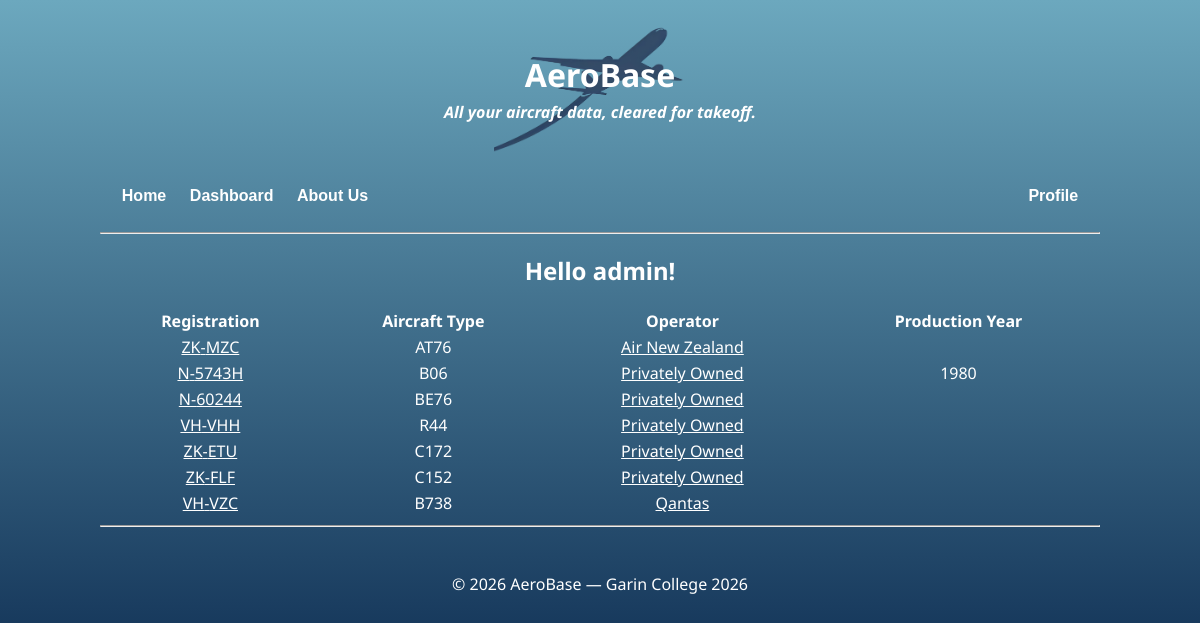
Screenshot of /database/aircraft (signed in) with the database file from the repository.
### app.py (models this page shows)
class Aircraft(db.Model):
    id = db.Column(db.Integer, primary_key = True)
    registration = db.Column(db.String(10), nullable = False)
    year_produced = db.Column(db.Integer, nullable = True)
    operator_id = db.Column(db.String(3), db.ForeignKey("operator.icao"), nullable=False)
    registration_prefix = db.Column(db.String(5), db.ForeignKey("registration_prefix.prefix"), nullable=False)
    manufacturer_id = db.Column(db.Integer, db.ForeignKey("manufacturer.manufacturer_id"), nullable=False)
    user_id = db.Column(db.Integer, db.ForeignKey("user.id"), nullable = True)
    date_time = db.Column(db.DateTime, server_default=db.func.now(), onupdate=db.func.now(), nullable=False)
    __table_args__ = ( # Checks that the combination of the prefix and registration are unique, so something like ZK-ABC can exist, but so can VH-ABC and not a second ZK-ABC.
        db.UniqueConstraint(
            "registration_prefix",
            "registration",
            name = "unique_registration"
        ),
    )
    operator = db.relationship(
        "Operator",
        back_populates = "aircrafts"
    )
    prefix = db.relationship(
        "RegistrationPrefix",
        back_populates = "aircrafts"
    )
    manufacturer = db.relationship(
        "Manufacturer",
        back_populates = "aircrafts"
    )
    user = db.relationship(
        "User",
        back_populates = "aircrafts"
    )

class Manufacturer(db.Model):
    manufacturer_id = db.Column(db.Integer, primary_key = True)
    type_icao = db.Column(db.String(4), nullable = False)
    manufacturer_name = db.Column(db.String(50), nullable = False)
    model_name = db.Column(db.String(50), nullable = False)
    wake_cat = db.Column(db.String(1), nullable = False)
    operators = db.relationship(
        "Operator",
        secondary = manufacturer_operator,
        back_populates = "manufacturers"
    )
    aircrafts = db.relationship(
        "Aircraft",
        back_populates = "manufacturer"
    )

class Operator(db.Model):
    icao = db.Column(db.String(3), primary_key = True)
    hub_icao = db.Column(db.String(4), nullable = False)
    year_founded = db.Column(db.Integer, nullable = False)
    operator_name = db.Column(db.String(25), nullable = False)
    user_id = db.Column(db.Integer, db.ForeignKey("user.id"), nullable = True)
    date_time = db.Column(db.DateTime, server_default=db.func.now(), onupdate=db.func.now(), nullable=False)
    manufacturers = db.relationship(
        "Manufacturer",
        secondary = manufacturer_operator,
        back_populates = "operators"
    )
    aircrafts = db.relationship(
        "Aircraft",
        back_populates = "operator"
    )
    user = db.relationship(
        "User",
        back_populates = "operators"
    )

### app.py (the view)
    @app.route("/database/aircraft")
    def dbaircraft():
        aircraft = Aircraft.query.order_by(Aircraft.operator_id, Aircraft.registration_prefix, Aircraft.registration).all() # Pulls all aircraft from the database
        if "user" in session:
            return render_template(
                "aircraft.html",
                page_title = "Database (Aircraft)",
                user=session["user"],
                aircrafts=aircraft
            )
        else:
            return redirect(url_for("login"))

### app.py (called while the page is built)
@app.context_processor
def inject_user():
   return{
       "logged_in": "user" in session
   }

### templates/aircraft.html
{% extends "layout.html" %}
{% block content %}
<h2 style="color: #ffffff;">Hello {{user}}!</h2>
<table style="width: 100%; color:#ffffff;">
    <tr>
        <th>Registration</th>
        <th>Aircraft Type</th>
        <th>Operator</th>
        <th>Production Year</th>
    </tr>
    {% for aircraft in aircrafts %}
    <tr>
        <td><a href="/database/aircraft/{{ aircraft.id }}" style="color:#ffffff">{{aircraft.registration_prefix}}-{{aircraft.registration}}</a></td>
        <td>{{aircraft.manufacturer.type_icao}}</td>
        <td><a href="/database/operators/{{aircraft.operator.icao}}" style="color:#ffffff">{{aircraft.operator.operator_name}}</a></td>
        <td>
            {% if aircraft.year_produced %}
            {{aircraft.year_produced}}
            {% endif %}
        </td>
    </tr>
    {% endfor %}
</table>
{% endblock %}

### templates/layout.html (shortened to what this page needs)
<!doctype html>
<html lang="en">
<head>
<link rel="stylesheet" href="{{ url_for('static', filename='style.css') }}">
</head>
<body>
{% include "header.html" %}
{% include "nav.html" %}
  <hr>
  {% block content %}{% endblock %}
  <hr>
  {% include "footer.html" %}
</body>
</html>

### templates/header.html
<header>
  <h1 style="margin-bottom: 5px;">AeroBase</h1>
  <h4 style="margin-top: 5px"><i>All your aircraft data, cleared for takeoff.</i></h4>
</header>

### templates/nav.html
<nav>
  <button style="margin-inline:2px" type="button" onclick="window.location.href='/'">Home</button>
  <button style="margin-inline:2px" type="button" onclick="window.location.href='/dashboard'">Dashboard</button>
  <button style="margin-inline:2px" type="button" onclick="window.location.href='/about-us'">About Us</button>
  {% if logged_in %}
    <button style="margin-inline:2px; margin-inline-start:auto;"  class="login-link" type="button" onclick="window.location.href='/profile'">Profile</button>
  {% else %}
    <button style="margin-inline:2px; margin-inline-start:auto;"  class="login-link" type="button" onclick="window.location.href='/login'">Login</button>
  {% endif %}
</nav>

### templates/footer.html
<footer>
  <p style="color: #ffffff;">
    © 2026 AeroBase — Garin College 2026
  </p>
</footer>

### static/style.css (style rules this page uses)
html { height:100%; }
body { font-family: 'Noto Sans', sans-serif; max-width: 1000px; margin: 20px auto; background-image: linear-gradient(to bottom, #6ca8be, #001b42); background-repeat: no-repeat; background-attachment: fixed; text-align:center; color:#ffffff; }
header { padding: 12px; border-radius: 8px; color:#ffffff; background-image: url('homepage.png'); background-position: center; background-size: contain; background-repeat: no-repeat; }
nav { margin-top: 10px; padding: 10px; border-radius: 8px; display: flex; align-items: center; }
footer { margin-top: 20px; padding: 10px; border-radius: 8px; }
button { background-color:transparent; border:none; color:#ffffff; padding:1%; text-align:center; cursor:pointer; border-radius:10%; font-size:100%; font-weight:bold; }

### rows the page displays
Aircraft: registration_prefix "ZK", registration "MZC", manufacturer.type_icao "AT76", operator.operator_name "Air New Zealand"
Aircraft: registration_prefix "N", registration "5743H", manufacturer.type_icao "B06", operator.operator_name "Privately Owned", year_produced "1980"
Aircraft: registration_prefix "N", registration "60244", manufacturer.type_icao "BE76", operator.operator_name "Privately Owned"
Aircraft: registration_prefix "VH", registration "VHH", manufacturer.type_icao "R44", operator.operator_name "Privately Owned"
Aircraft: registration_prefix "ZK", registration "ETU", manufacturer.type_icao "C172", operator.operator_name "Privately Owned"
Aircraft: registration_prefix "ZK", registration "FLF", manufacturer.type_icao "C152", operator.operator_name "Privately Owned"
Aircraft: registration_prefix "VH", registration "VZC", manufacturer.type_icao "B738", operator.operator_name "Qantas"

### other values shown
{{ user }} "admin"
